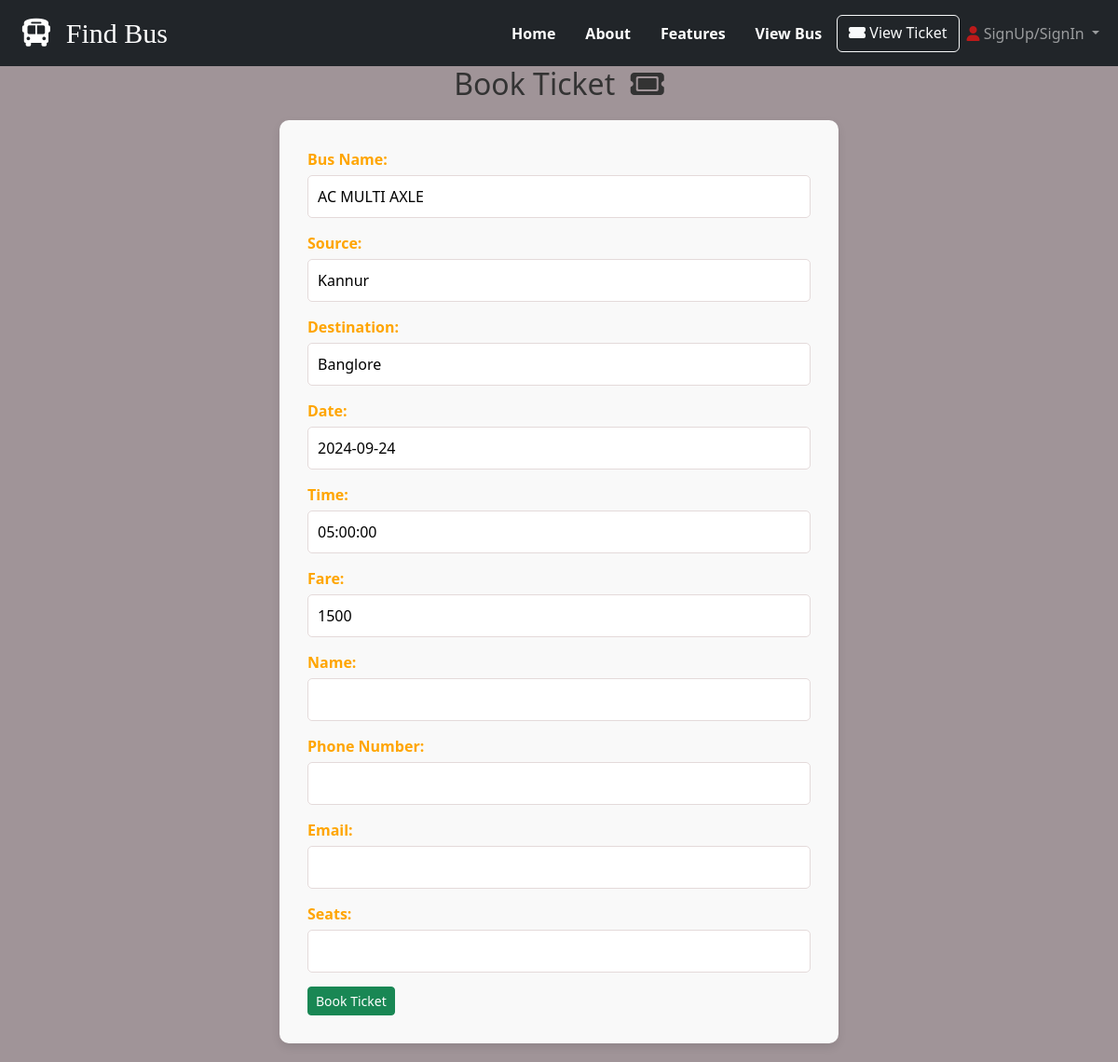
Screenshot of /book-ticket/10/ (signed in) with the database file from the repository.
### owner/models.py (models this page shows)
class Bus(models.Model):
    bus_name=models.CharField(max_length=100)
    seat_available=models.IntegerField(default=0)
    seat_remaining=models.IntegerField(default=0,null=True)
    source=models.CharField(max_length=200,default='')
    destination = models.CharField(max_length=200, null=True)
    bus_fare=models.IntegerField()
    date=models.DateField(null=True)
    time=models.TimeField(null=True)
    arrival=models.DateTimeField(null=True)
    cancellation_policy = models.TextField(blank=True, null=True)
    refund_policy = models.TextField(blank=True, null=True)
    def __str__(self):
        return self.bus_name

### user/views.py (the view, shortened to what this page needs)
# urls.py: path('book-ticket/<int:bus_id>/',views.BookTicketView.as_view(), name='book_ticket_view'),
class BookTicketView(CreateView):
    template_name='ticket_register.html'
    form_class=BookTicketForm
    success_url=reverse_lazy('success_url')
    def get(self, request, *args, **kwargs):
        if not request.user.is_authenticated:
            messages.error(request, "You need to log in first")
            return redirect('login_view')
        bus_id = kwargs.get('bus_id')
        bus = Bus.objects.get(id=bus_id)
        initial_data = {
            'bus': bus,
            'source': bus.source,
            'destination': bus.destination,
            'date': bus.date,
            'time': bus.time,
            'fare': bus.bus_fare,
        }
        form = BookTicketForm(initial=initial_data)
        return render(request, "ticket_register.html", {'form': form})

### user/forms.py
class BookTicketForm(forms.ModelForm):
    class Meta:
        model = Tickets
        fields = ('name', 'phone_number', 'email', 'seats')
    bus = forms.CharField(widget=forms.TextInput(attrs={'readonly': 'readonly'}))
    source = forms.CharField(widget=forms.TextInput(attrs={'readonly': 'readonly'}))
    destination = forms.CharField(widget=forms.TextInput(attrs={'readonly': 'readonly'}))
    date = forms.DateField(widget=forms.DateInput(attrs={'readonly': 'readonly'}))
    time = forms.TimeField(widget=forms.TimeInput(attrs={'readonly': 'readonly'}))
    fare = forms.DecimalField(widget=forms.NumberInput(attrs={'readonly': 'readonly'}))

### user/templates/ticket_register.html (shortened to what this page needs)
{% extends 'index.html' %}
{% block content %}
<h2 class="form-title">Book Ticket &nbsp;<i class="fa-solid fa-ticket "></i></h2>
<form method="post" class="ticketform">
    <div class="form">
        <label for="bus">Bus Name:</label>
        {{ form.bus }}
    </div>
    <div class="form">
        <label for="source">Source:</label>
        {{ form.source }}
    </div>
    <div class="form">
        <label for="destination">Destination:</label>
        {{ form.destination }}
    </div>
    <div class="form">
        <label for="date">Date:</label>
        {{ form.date }}
    </div>
    <div class="form">
        <label for="time">Time:</label>
        {{ form.time }}
    </div>
    <div class="form">
        <label for="fare">Fare:</label>
        {{ form.fare }}
    </div>
    <div class="form">
        <label for="name">Name:</label>
        {{ form.name }}
    </div>
    <div class="form">
        <label for="phone_number">Phone Number:</label>
        {{ form.phone_number }}
    </div>
    <div class="form">
        <label for="email">Email:</label>
        {{ form.email }}
    </div>
    <div class="form">
        <label for="seats">Seats:</label>
        {{ form.seats }}
    </div>
    <button class="btn btn-success btn-sm" type="submit">Book Ticket</button>
</form>
{%endblock%}

### user/templates/index.html (style rules this page uses)
.index-page { background-color: #a09498; }

### user/templates/ticket_register.html (style rules this page uses)
.ticketform { max-width: 600px; margin: 20px auto; padding: 30px; background-color: #f9f9f9; border-radius: 10px; box-shadow: 0 4px 10px rgba(0, 0, 0, 0.1) }
.form-title { text-align: center; font-size: 2rem; margin-bottom: 20px; color: #333; }
.form { margin-bottom: 15px; }
.form label { display: block; font-weight: bold; margin-bottom: 5px; color: orange; }
.form input, .form select, .form textarea { width: 100%; padding: 10px; font-size: 1rem; border: 1px solid rgb(228, 218, 218); border-radius: 5px; box-sizing: border-box; }

### rows the page displays
Bus: source "Kannur", destination "Banglore", date "2024-09-24", time "05:00:00"
